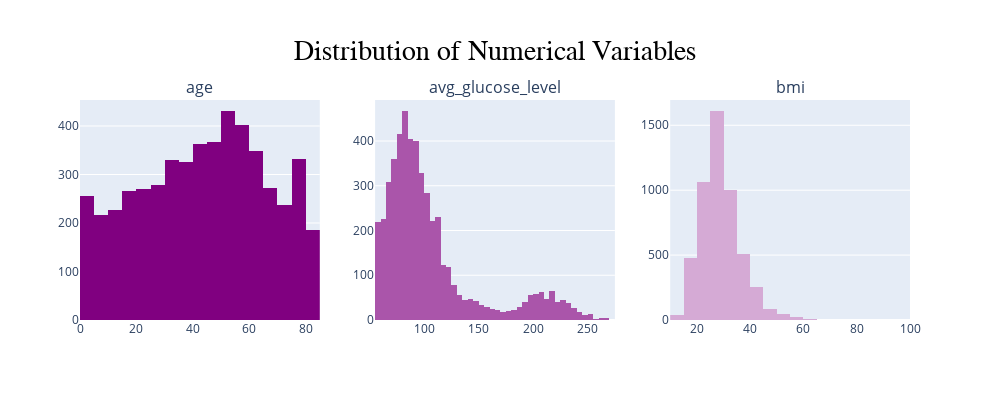

The code cell stored with this chart in its notebook:
### Code cell
from plotly.subplots import make_subplots

numerical_columns = ['age', 'avg_glucose_level', 'bmi']

# Create a subplot with three histograms
fig = make_subplots(rows=1, cols=3, subplot_titles=numerical_columns)

# Define color map based on purple color
cmap = colors.LinearSegmentedColormap.from_list("Purple", ["Purple", "white"])
norm = colors.Normalize(vmin=0, vmax=len(numerical_columns))
color_list = [colors.rgb2hex(cmap(norm(i))) for i in range(len(numerical_columns))]

for i, col in enumerate(numerical_columns, 1):
    # Add a histogram for each numerical column with purple color
    fig.add_trace(go.Histogram(x=df[col], xbins=dict(size=5), name=col, marker=dict(color=color_list[i-1])), row=1, col=i)

# Update the layout
fig.update_layout(showlegend=False, height=400, width=990, 
                   title={
                          'text':"Distribution of Numerical Variables",
                          'y':0.90,
                          'x':0.5,
                          'xanchor':'center',
                          'yanchor':'top',
                          'font': {'size':28, 'color':'black', 'family':'Calibri'}
                         })

# Show the plot
fig.show()

### Figure 1 — Plotly figure (JSON) as saved in the notebook; plotly's stock layout.template omitted (floating-point values rounded to 4 significant figures; data arrays with more than 128 entries replaced by an {"elided": "..."} marker saying what was removed)
{"data": [{"marker": {"color": "#800080"}, "name": "age", "type": "histogram", "x": {"elided": "5110 float values"}, "xaxis": "x", "xbins": {"size": 5}, "yaxis": "y"}, {"marker": {"color": "#aa55aa"}, "name": "avg_glucose_level", "type": "histogram", "x": {"elided": "5110 float values"}, "xaxis": "x2", "xbins": {"size": 5}, "yaxis": "y2"}, {"marker": {"color": "#d5aad5"}, "name": "bmi", "type": "histogram", "x": {"elided": "5110 float values"}, "xaxis": "x3", "xbins": {"size": 5}, "yaxis": "y3"}], "layout": {"annotations": [{"font": {"size": 16}, "showarrow": false, "text": "age", "x": 0.1444, "xanchor": "center", "xref": "paper", "y": 1, "yanchor": "bottom", "yref": "paper"}, {"font": {"size": 16}, "showarrow": false, "text": "avg_glucose_level", "x": 0.5, "xanchor": "center", "xref": "paper", "y": 1, "yanchor": "bottom", "yref": "paper"}, {"font": {"size": 16}, "showarrow": false, "text": "bmi", "x": 0.8556, "xanchor": "center", "xref": "paper", "y": 1, "yanchor": "bottom", "yref": "paper"}], "height": 400, "showlegend": false, "title": {"font": {"color": "black", "family": "Calibri", "size": 28}, "text": "Distribution of Numerical Variables", "x": 0.5, "xanchor": "center", "y": 0.9, "yanchor": "top"}, "width": 990, "xaxis": {"anchor": "y", "domain": [0, 0.2889]}, "xaxis2": {"anchor": "y2", "domain": [0.3556, 0.6444]}, "xaxis3": {"anchor": "y3", "domain": [0.7111, 1]}, "yaxis": {"anchor": "x", "domain": [0, 1]}, "yaxis2": {"anchor": "x2", "domain": [0, 1]}, "yaxis3": {"anchor": "x3", "domain": [0, 1]}}}
